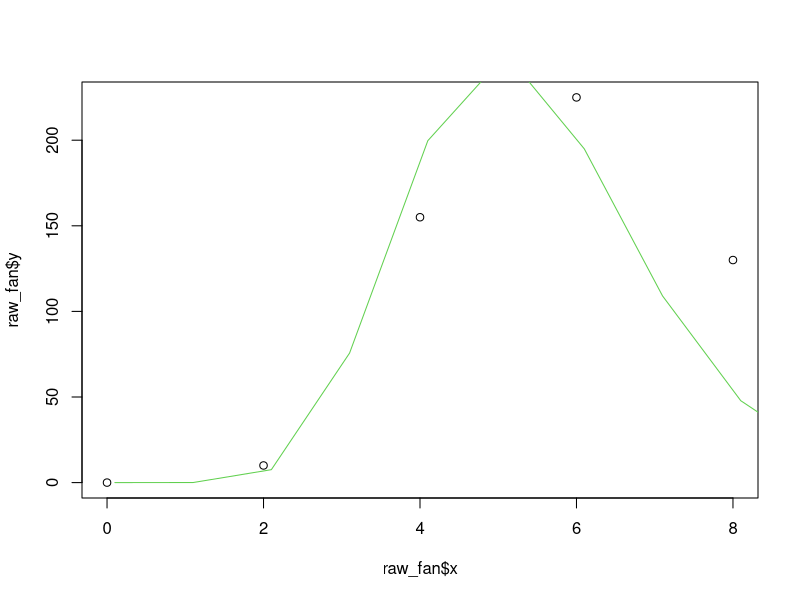
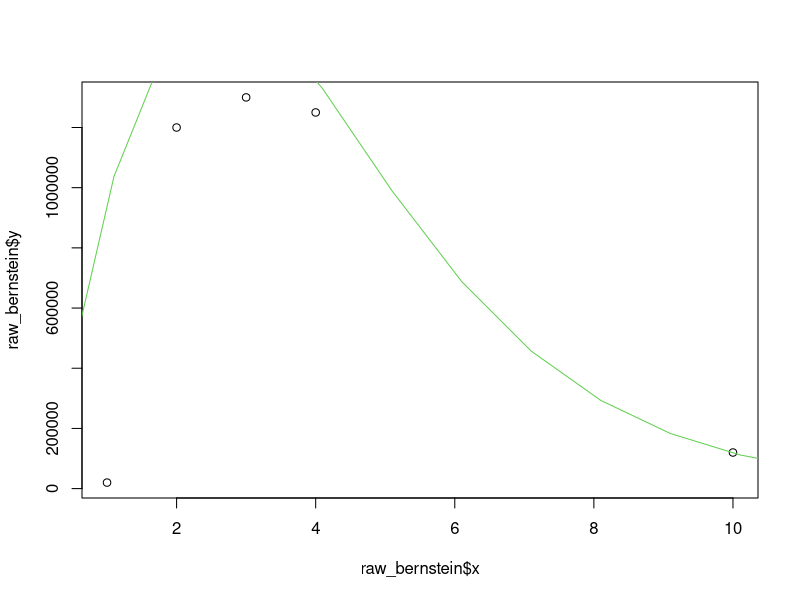
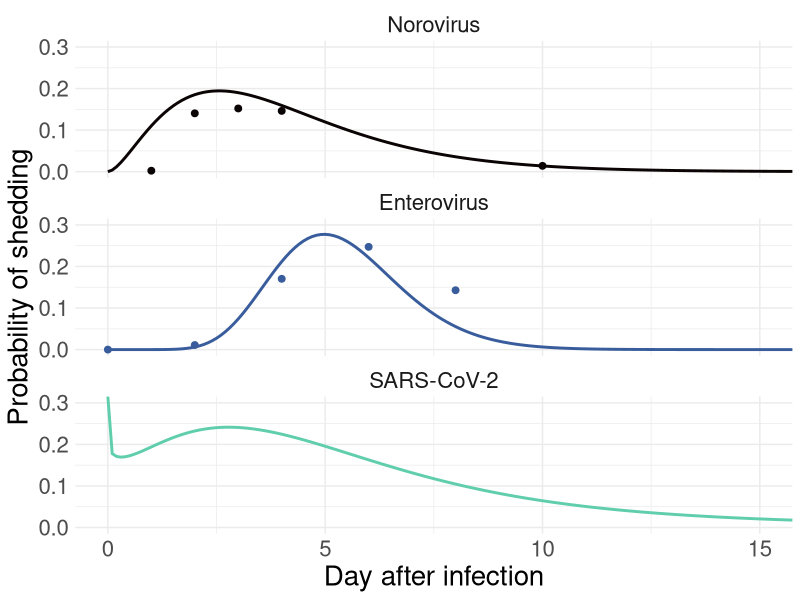
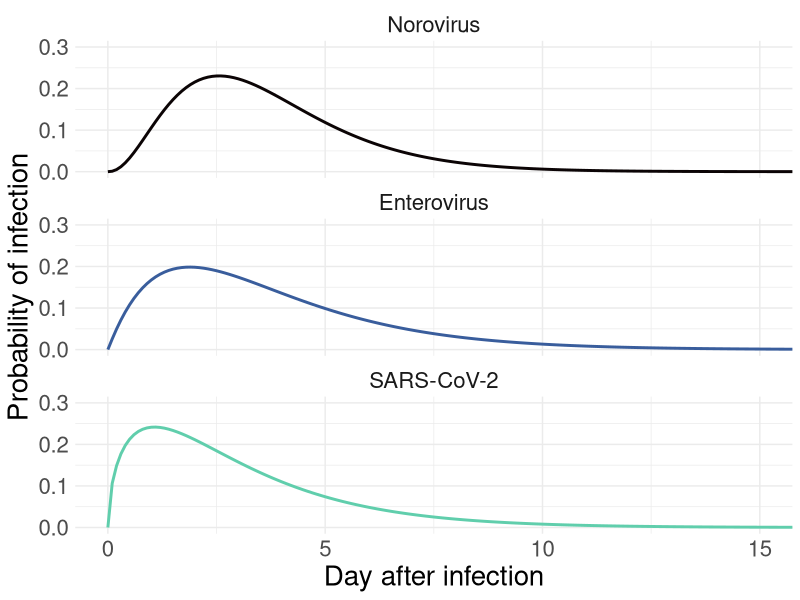
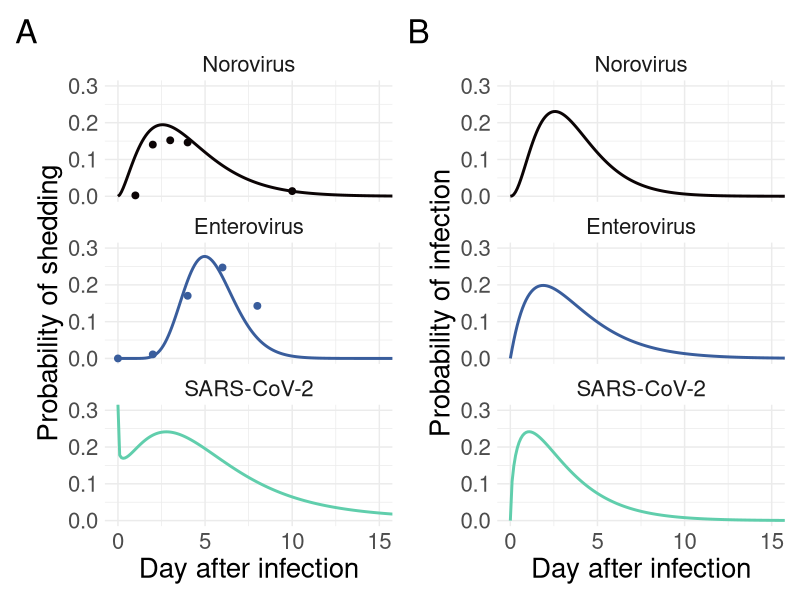
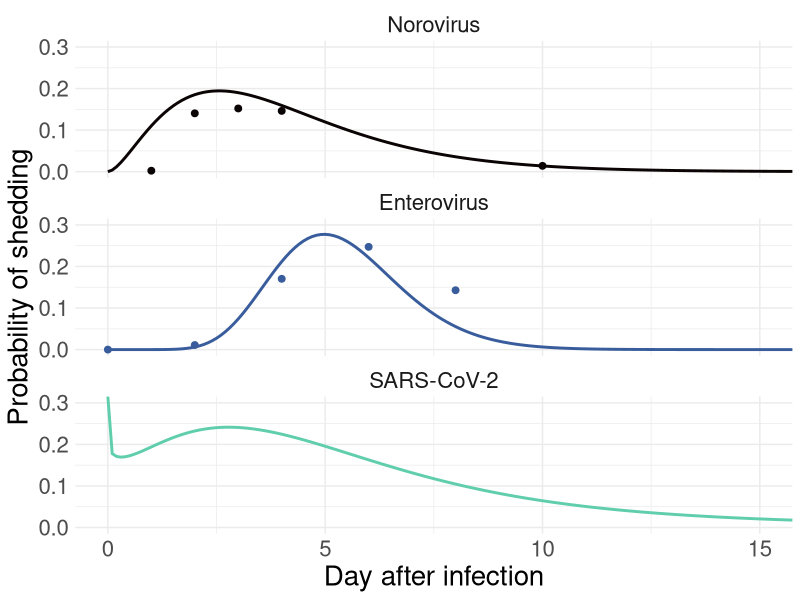
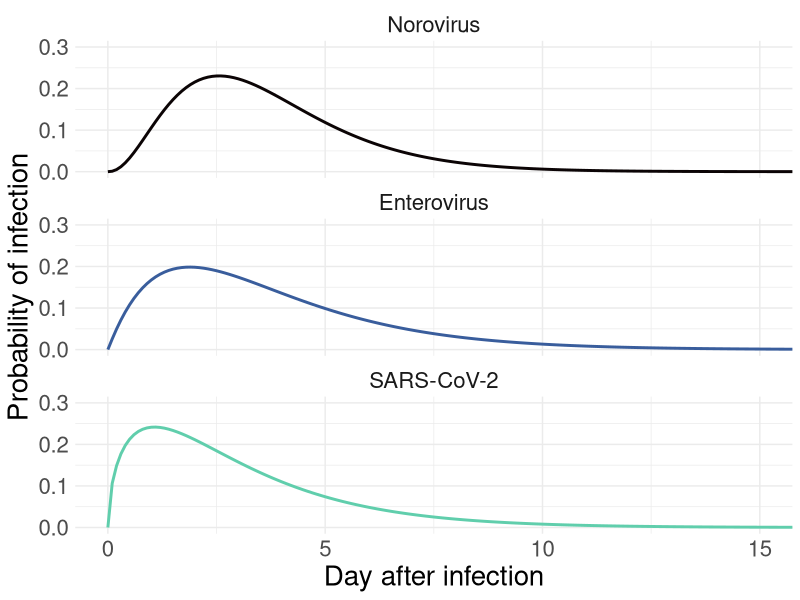
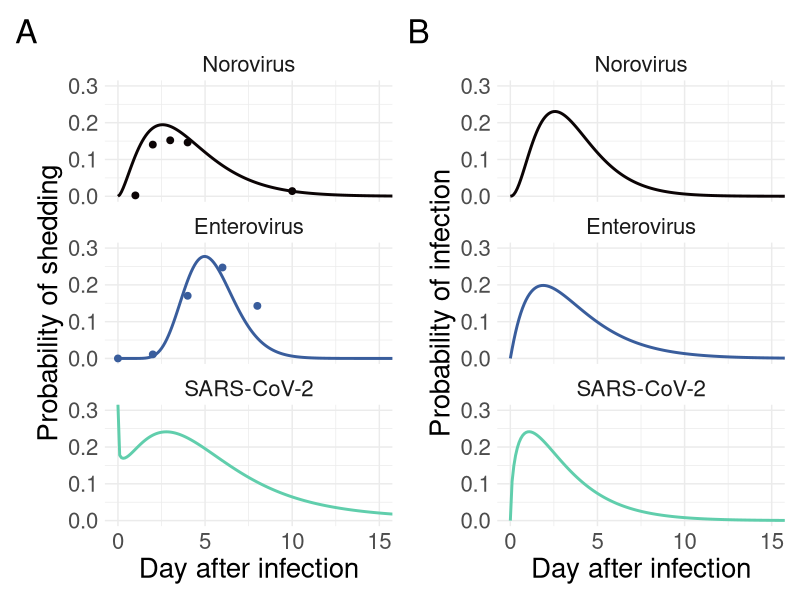

R code for these plots, in order:
###########################################################
# Supp Fig. Showing SLDs for
# Norovirus (NoV GII), Enterovirus (EV), and SARS-COV-2 (COV)
#
# Author: Jana S. Huisman
###########################################################

library(tidyverse)
library(readxl)
#library(lubridate)

library(patchwork)

# plotting defaults
theme_set(theme_minimal() +
            theme(text = element_text(size = 20))
)

###########################################################
# Helpful functions for the Delay/Shedding Load Distributions #####

# find gamma parameters from mean/sd of distribution
getGammaParams <- function(meanParam, sdParam){
  shapeParam <- meanParam^2 / (sdParam^2)
  scaleParam <- (sdParam^2) / meanParam
  return(list(shape = shapeParam, scale = scaleParam))
}

# fit a Gamma SLD by the first two moments
fit_gamma <- function(x, y){
  ## linear approximation, gives an unnormalized density
  d.empirical <- approxfun(x=x, y=y, yleft=max(y), yright=0)
  
  ## normalization factor (scaling for load)
  Z <- integrate(d.empirical, 0, 1000)$value
  
  ## compute the first two moments and derive sd and mean
  f.M1 <- function(x) d.empirical(x)/Z*x
  f.M2 <- function(x) d.empirical(x)/Z*x^2
  mean <- integrate(f.M1, 0, 1000)$value
  sd <- sqrt(integrate(f.M2, 0, 1000)$value - mean^2)
  
  ## calculate matching shape and scale of Gamma distribution
  gamma_params <- getGammaParams(mean, sd)
  
  return(list(norm_factor = Z, moments = c(mean, sd), params = gamma_params))
}

###########################################################
## The raw data used to fit the SLDs #####

## =================================
## Digitized data from Fig 3 of https://doi.org/10.1016/j.vaccine.2019.12.057
## Fan et al, 2020. EV71-CA16 enterovirus vaccine tested in rhesus macaques, use placebo group
## =================================
raw_fan <- data.frame(x = c(0, 2, 4, 6, 8), y = c(0, 10, 155, 225, 130), 
                      norm_factor = 910,
                      sld = 'fan', virus = 'Enterovirus')

## =================================
## Digitized data from Fig 2 of doi.org/10.1093/infdis/jiu497
## Bernstein et al, 2014. Norovirus vaccine against experimental human GII.4 Virus Illness; Placebo patients
## =================================
raw_bernstein <- data.frame(x = c(1, 2, 3, 4, 10), y = c(20000, 1200000, 1300000, 1250000, 120000),
                            norm_factor = 8544928,
                            sld = 'bernstein', virus = 'Norovirus')

# Combined raw data for SLDs#
raw_sld_points <- bind_rows(raw_fan, raw_bernstein) %>%
  mutate(norm_y = y/norm_factor) %>%
  mutate(virus = factor(virus, levels = c('Norovirus', 'Enterovirus', 'SARS-CoV-2')))

###########################################################
## Fit the SLDs #####

## Enterovirus
entero_dist = fit_gamma(raw_fan$x, raw_fan$y)

plot(raw_fan$x, raw_fan$y)
lines(0.1:50, entero_dist$norm_factor*dgamma(0.1:50, shape=entero_dist$params$shape, scale=entero_dist$params$scale), col=3)

## Norovirus
noro_dist = fit_gamma(raw_bernstein$x, raw_bernstein$y)

plot(raw_bernstein$x, raw_bernstein$y)
lines(0.1:50, noro_dist$norm_factor*dgamma(0.1:50, shape=noro_dist$params$shape, scale=noro_dist$params$scale), col=3)

###########################################################
## Summary of the SLD/Delay parameters #####

# specific distributions we use in the paper
getCountParams <- function(obs_type){
  switch(obs_type,
         incubation = getGammaParams(5.3, 3.2),
         zero = list(shape = 0, scale = 0),
         bernstein = list(shape = 2.716096, scale = 1.492308),
         fan = list(shape = 13.14, scale = 0.41),
         benefield = list(shape = 0.929639, scale = 7.241397),
         
         entero_gtid = list(shape = 2.03, scale = 1.83, dist = "Enterovirus"),
         noro_gtid = list(shape = 3.35, scale = 1.09, dist = "Norovirus"),
         sars2_gtid = list(shape = 1.56, scale = 1.92, dist = "SARS-CoV-2"))
}

###########################################################
## The fitted SLDs used in Re estimation #####

dist_for_plotting <- data.frame()
for(sld in c('bernstein', 'fan', 'benefield')){
  dist_params <- getCountParams(sld)
  x = seq(0, 30, 0.1)
  y = dgamma(x, shape = dist_params$shape, scale = dist_params$scale)
  if(sld == 'benefield'){
    # add the incubation period
    y = y + dgamma(x, shape = 2.74, scale = 1.93)
  }
  
  new_dist <- data.frame(x =x, y=y, dist = sld)  
  dist_for_plotting = bind_rows(dist_for_plotting, new_dist)
}

dist_for_plotting <- dist_for_plotting %>%
  mutate(virus = case_when(
    dist == 'bernstein' ~ "Norovirus",
    dist == 'fan' ~ "Enterovirus",
    dist == 'benefield' ~ "SARS-CoV-2"
  )) %>%
  mutate(virus = factor(virus, levels = c('Norovirus', 'Enterovirus', 'SARS-CoV-2')))

###########################################################
## Plot SLDs and raw data #####

SLD_plot <- ggplot(dist_for_plotting) +
  geom_line(aes(x, y, color = virus), linewidth = 1, show.legend = F) +
  geom_point(data = raw_sld_points, aes(x, y = norm_y, color = virus), size = 2, show.legend = F) +
  facet_wrap(vars(virus), ncol =1) +
  coord_cartesian(xlim = c(0, 15), ylim = c(0, 0.3)) +
  labs(x = 'Day after infection', y = 'Probability of shedding', color = 'Distribution') +
  scale_color_viridis_d(option = "mako", end = 0.8)

SLD_plot
ggsave('../figures/SLDs.png')

###########################################################
## Plot GTID and raw data #####


gtid_for_plotting <- data.frame()
for(gtid in list('entero_gtid', 'noro_gtid', 'sars2_gtid')){
  gtid_dist = getCountParams(gtid)
  x = seq(0, 30, 0.1)
  y = dgamma(x, shape = gtid_dist$shape, scale = gtid_dist$scale)
  new_dist <- data.frame(x =x, y=y, virus = gtid_dist$dist)  
  gtid_for_plotting = bind_rows(gtid_for_plotting, new_dist) %>%
    mutate(virus = factor(virus, levels = c('Norovirus', 'Enterovirus', 'SARS-CoV-2')))
}


GTID_plot <- ggplot(gtid_for_plotting) +
  geom_line(aes(x, y, color = virus), linewidth = 1, show.legend = F) +
  facet_wrap(vars(virus), ncol =1) +
  coord_cartesian(xlim = c(0, 15), ylim = c(0, 0.3)) +
  labs(x = 'Day after infection', y = 'Probability of infection', color = 'Distribution') +
  scale_color_viridis_d(option = "mako", end = 0.8)

GTID_plot
ggsave('../figures/GTIDs.png')

###########################################################
## Combine SLD and GTID plot #####

SLD_plot + GTID_plot +
  plot_annotation(tag_levels = 'A')

ggsave('../figures/epi_distributions.png')
